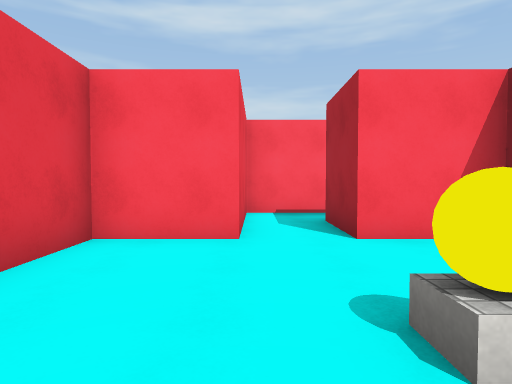
View 1 (above)

24 first-person views from a walk through a scene from a Unity 3-D project. The camera is 1.4 m above the floor, tilts 2° down and sees 75° across. The floor is counted in squares, 2 m on a side. Each view is taken from the middle of a square. On the plan, view 1 faces up. The plan holds only what a view shows up to about 10 squares ahead; the rest is blank. The place goes on beyond the plan. The player is left out. Some animated figures are not drawn. Some surface patterns are stand-ins.

View 2
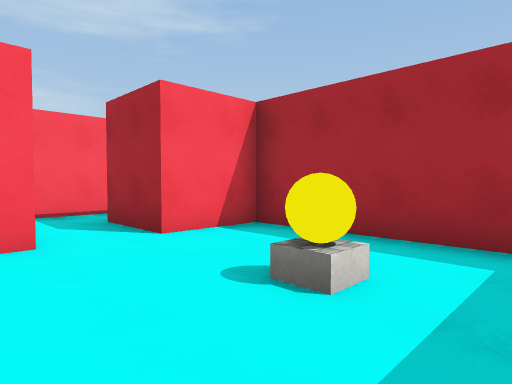

View 3
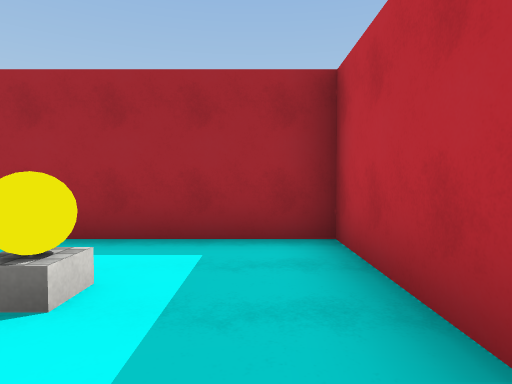

View 4
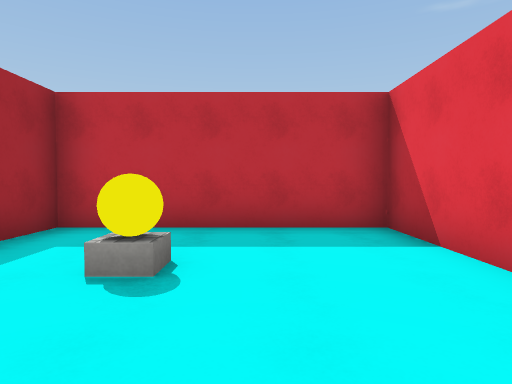

View 5
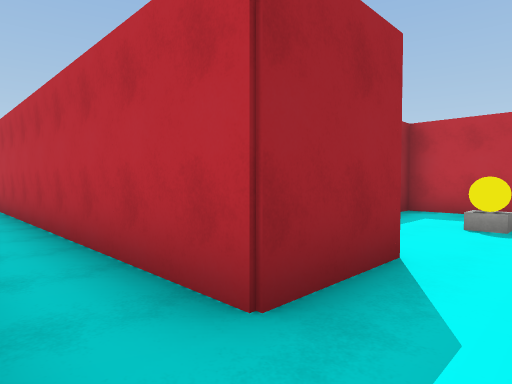

View 6
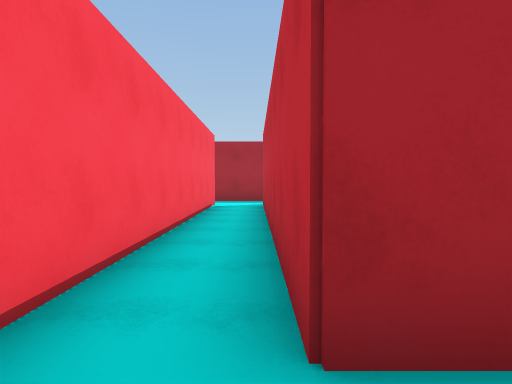

View 7
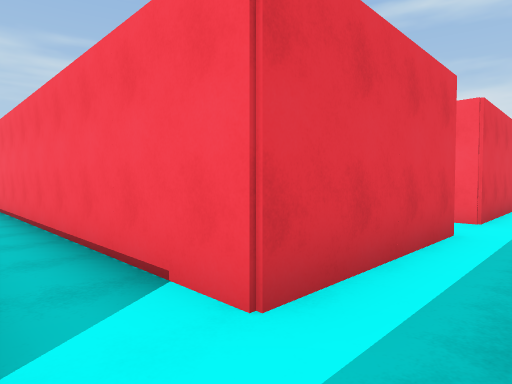

View 8
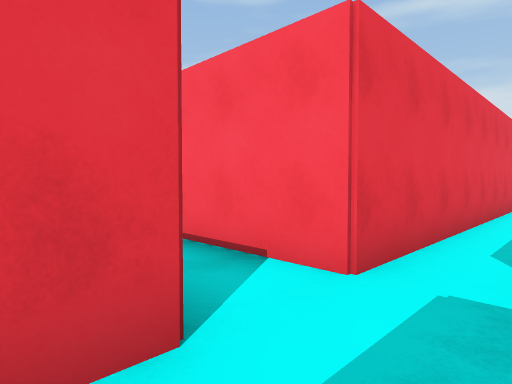

View 9
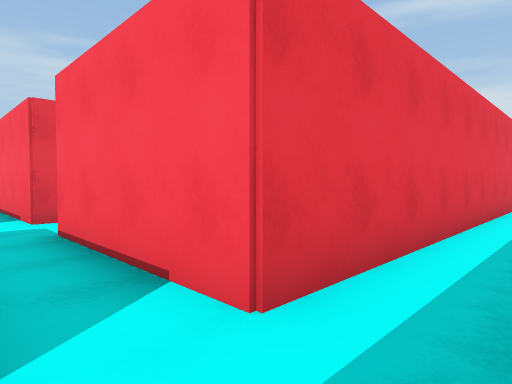

View 10
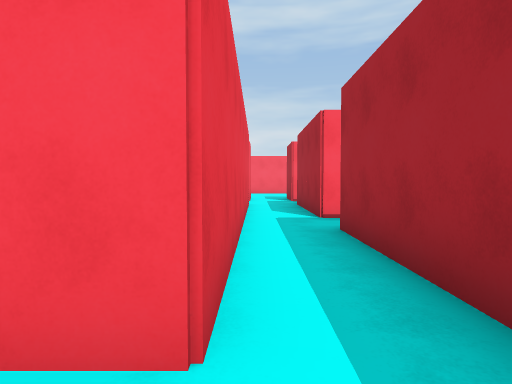

View 11
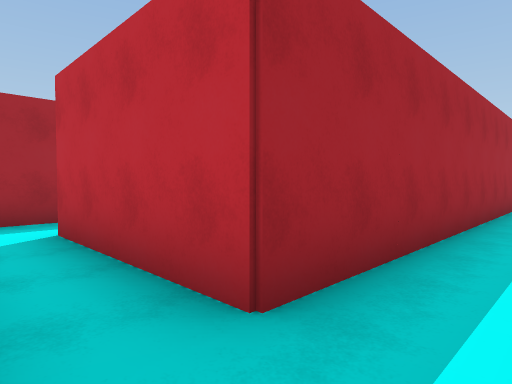

View 12
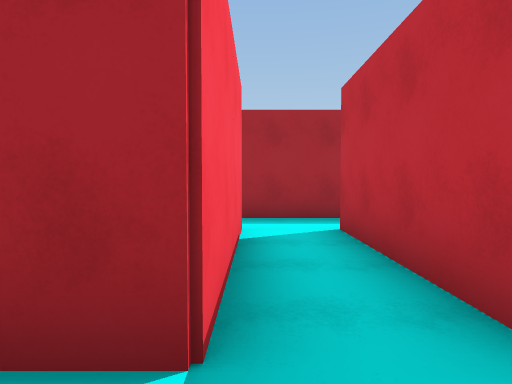

View 13
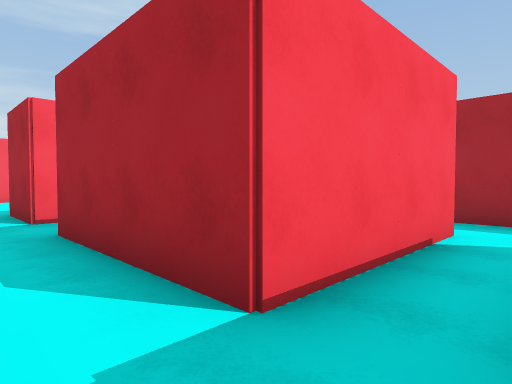

View 14
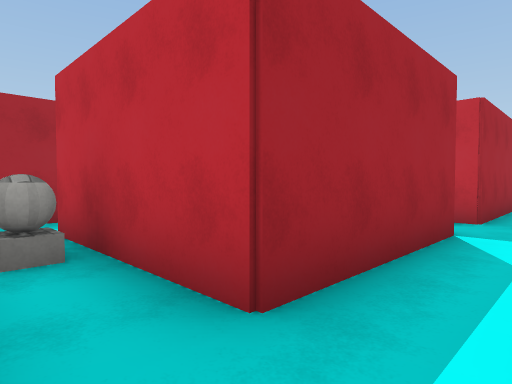

View 15
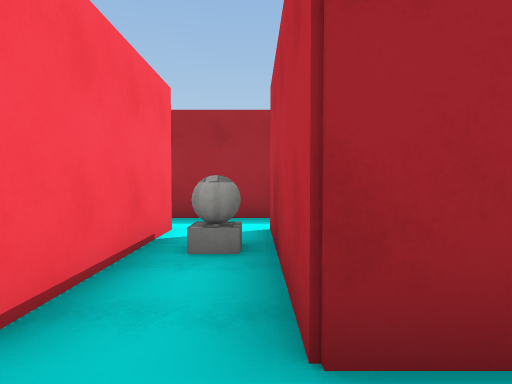

View 16
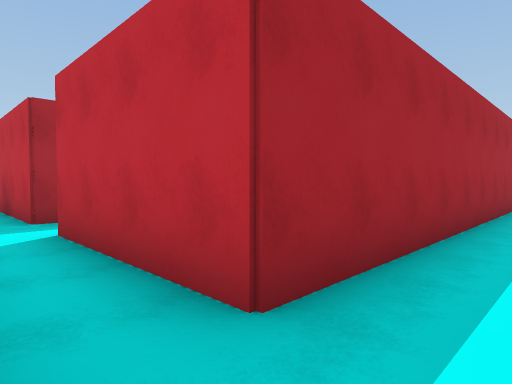

View 17
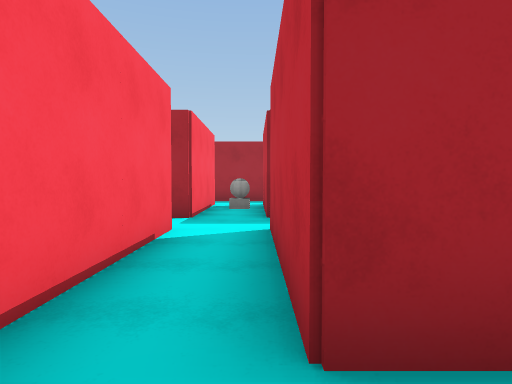

View 18
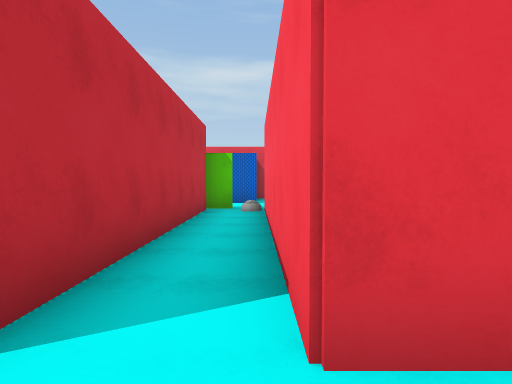

View 19
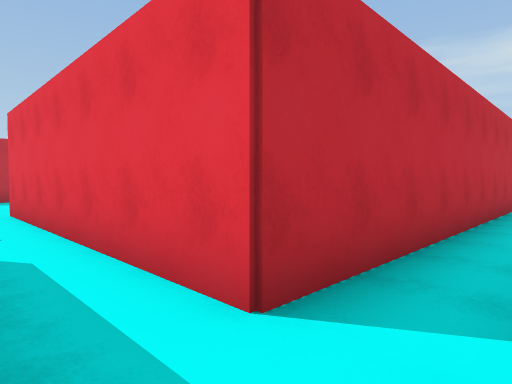

View 20
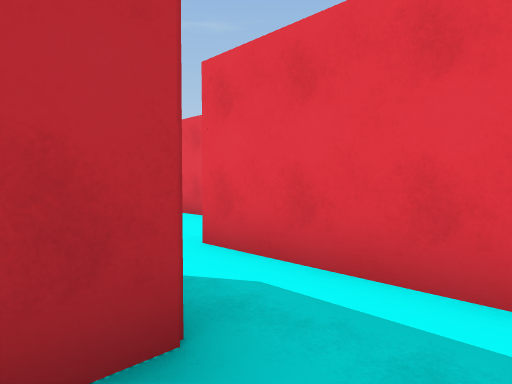

View 21
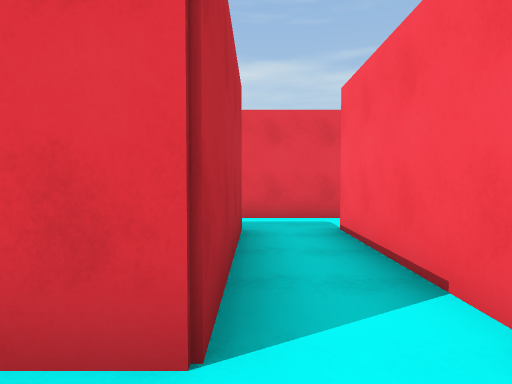

View 22
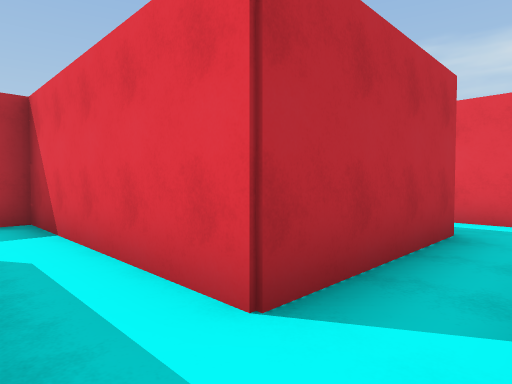

View 23
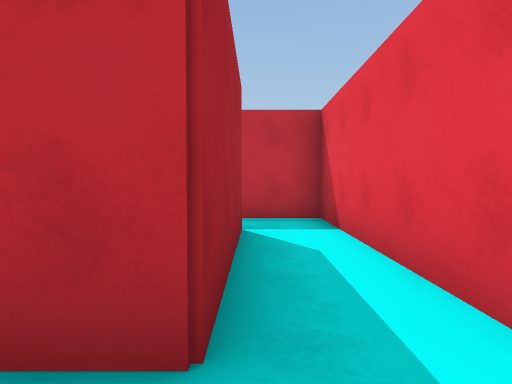

View 24
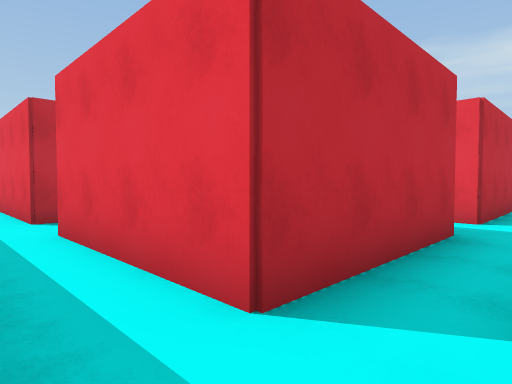

### Floor plan
Points are (right, up) in squares from view 1. A wall is a line through its corners. A room is listed if a view was taken in it or the views show most of it. See-through windows are left out.
Room 1 (views 1, 2, 3)
walls: (-0.2, 4) (-2, 4) (-2, -1) (3, -1) (3, 4) (1.2, 4)
ways out: opening at (0.5, 4.5) to room 2
objects: other object (0, 1); other object (1, 1)
Room 2 (views 4, 5, 6, 7, 8, 9, 10, 11, 12, 13, 14, 15, 16, 17, 18, 19, 20, 21, 22, 23, 24)
walls: (16.2, 7.9) (16.2, 15.8) (19.8, 15.8); (14.5, 2.2) (11.2, 2.2); (21.2, 15.4) (21.2, 17.6); (19.8, 17.2) (16.2, 17.2) (16.2, 20.8) (19.8, 20.8); (16.2, -2.6) (16.2, 0.8) (19.8, 0.8) (19.8, -2.8); (19.4, -4.2) (19.8, -4.2) (19.8, -7.2); (11.2, 12.9) (11.2, 20.8) (14.8, 20.8); (11.1, 0.8) (14.8, 0.8) (14.8, -4.2) (16.4, -4.2); (9.8, 10.9) (9.8, 7.2) (-0.2, 7.2) (-0.2, 4); (21.2, 20.4) (21.2, 22.6); (14.8, 20.1) (14.8, 12.2) (11.2, 12.2); (19.8, 22.2) (16.2, 22.2) (16.2, 24.1); (14.8, 22.2) (11.5, 22.2); (9.8, 19.1) (9.8, 12.2) (3.6, 12.2); (2.7, 11.5) (2.7, 10.8) (9.5, 10.8); (1.2, 4) (1.2, 5.8) (9.8, 5.8) (9.8, -1.1)
ways out: opening at (0.5, 4.5) to room 1; opening at (4, 12); opening at (10.5, -0.5)
objects: other object (18, 21); other object (18, 22)

Where each view was taken, in squares from view 1:
view 1: 0 up, 0 right, facing up
view 2: 0 up, 1 left, facing up-right
view 3: 0 up, 1 left, facing right
view 4: 4 up, 0 right, facing down
view 5: 7 up, 0 right, facing down-right
view 6: 6 up, 0 right, facing right
view 7: 6 up, 11 right, facing up-left
view 8: 10 up, 11 right, facing up-left
view 9: 11 up, 16 right, facing up-left
view 10: 11 up, 15 right, facing up
view 11: 17 up, 15 right, facing down-right
view 12: 17 up, 15 right, facing right
view 13: 16 up, 15 right, facing up-right
view 14: 22 up, 15 right, facing down-right
view 15: 21 up, 15 right, facing right
view 16: 22 up, 10 right, facing down-right
view 17: 21 up, 10 right, facing right
view 18: 12 up, 11 right, facing left
view 19: 7 up, 11 right, facing down-left
view 20: 2 up, 12 right, facing down-left
view 21: 1 up, 16 right, facing left
view 22: 2 up, 16 right, facing down-left
view 23: 2 up, 16 right, facing down
view 24: 2 up, 21 right, facing down-left
